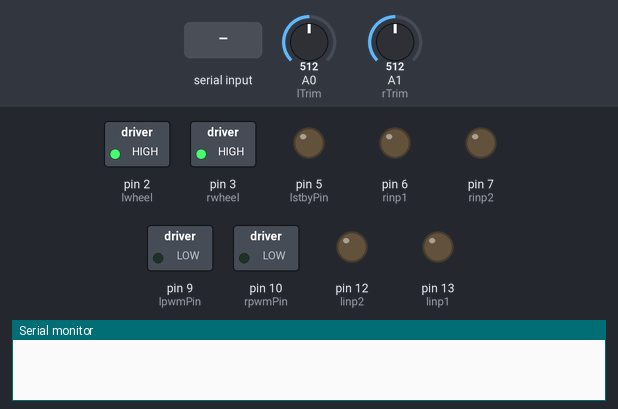
Bench run of a sketch on a simulated Arduino Uno, built with avr-gcc and run on an emulated ATmega328P. Parts: switched loads named in the sketch (green lamp = pin HIGH), output pins drawn as LEDs (lit = HIGH), the last lines printed to the serial monitor. The inputs (shaded band) are chosen by the test bench; at power-on: A0 (lTrim) = 512, A1 (rTrim) = 512. Pins used as bus, display or sensor lines are not drawn.

Above: at 1.2 s.
1.3 s: "f90\n" received over Serial
At 4.1 s:
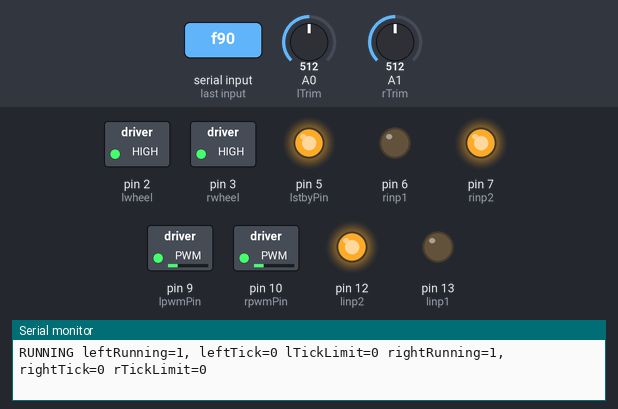
4.3 s: "s\n" received over Serial
At 7.1 s:
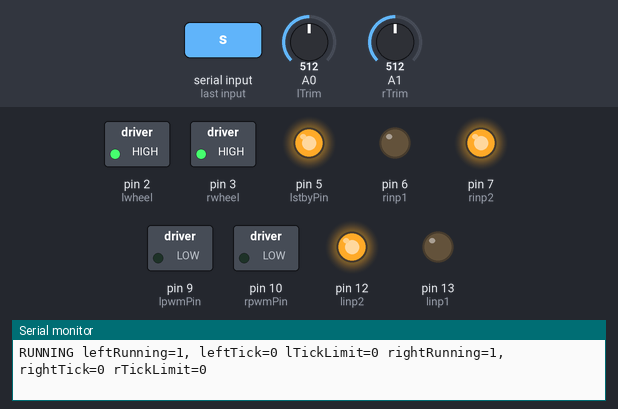
7.3 s: "h\n" received over Serial
At 10.1 s:
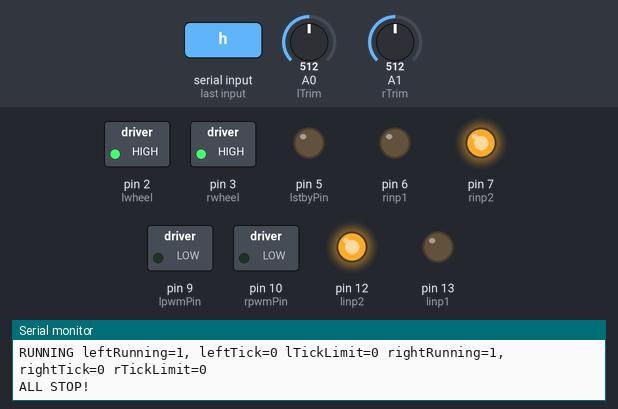
10.3 s: "b90\n" received over Serial
At 12.8 s:
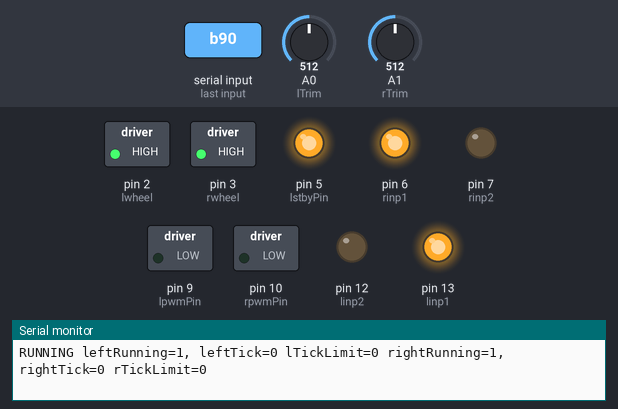
13.3 s: "f,45\n" received over Serial
At 15.41 s:
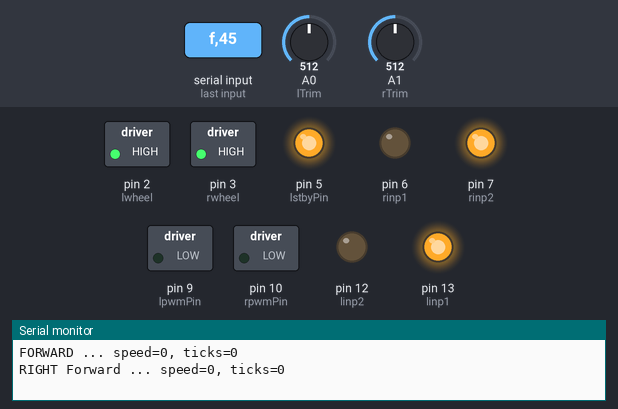
16.3 s: "r90\n" received over Serial
At 19.8 s:
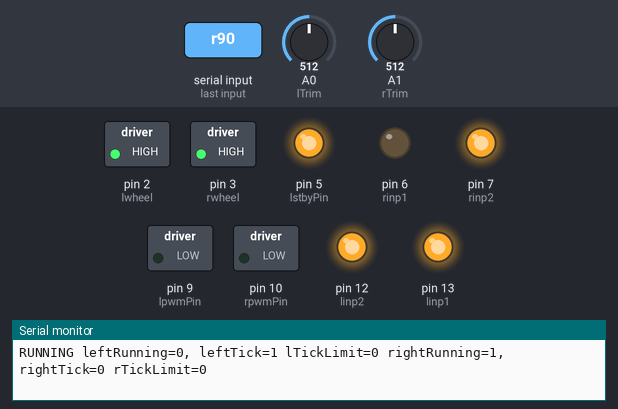
Timing chart, 0 to 20.3 s (numbered marks = the images above; inputs shaded):
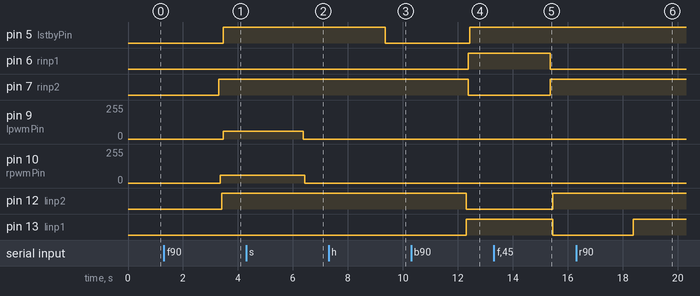

The sketch:

SteeringTest4.ino
```cpp
#define cbi(sfr, bit) (_SFR_BYTE(sfr) &= ~_BV(bit))
#define sbi(sfr, bit) (_SFR_BYTE(sfr) != _BV(bit))

volatile unsigned long leftTick = 0;
volatile unsigned long rightTick = 0;
volatile bool stopLeft = false;
volatile bool stopRight = false;
volatile unsigned long lTickLimit = 0;
volatile unsigned long rTickLimit = 0;


String cmdStr;
String msg = "@ ";
char cmd[5];

int lpwmPin = 9; // PWM ~9
int lstbyPin = 5; // PD5
int linp1 = 13;
int linp2 = 12;
int lwheel = 2;
int lTrim = 0;

int lTrimValue = 0;
int lTare = 0;

int rpwmPin = 10; // PWM ~10
int rstbyPin = 4; // PD4
int rinp1 = 6;
int rinp2 = 7;
int rwheel = 3;
int rTrim = 1;

int rTrimValue = 0;
int rTare = 0;

bool leftRunning = false;
bool rightRunning = false;

int speed = 60;
int lspeed = 60;
int rspeed = 60;

void isr_leftTick();
void isr_rightTick();

void setup() {
  Serial.begin(9600);

  pinMode(lwheel, INPUT);
  digitalWrite(lwheel, HIGH);

  pinMode(rwheel, INPUT);
  digitalWrite(rwheel, HIGH);

  pinMode(lstbyPin, OUTPUT);
  pinMode(linp1, OUTPUT);
  pinMode(linp2, OUTPUT);
  pinMode(lpwmPin, OUTPUT);

  // Right
  pinMode(rstbyPin, OUTPUT);
  pinMode(rinp1, OUTPUT);
  pinMode(rinp2, OUTPUT);
  pinMode(rpwmPin, OUTPUT);

  pinMode(lwheel, OUTPUT);
  pinMode(rwheel, OUTPUT);

  attachInterrupt(digitalPinToInterrupt(lwheel), isr_leftTick, FALLING);
  attachInterrupt(digitalPinToInterrupt(rwheel), isr_rightTick, FALLING);

  leftRunning = false;
  rightRunning  = false;
}


void setSpeed(int wheel, int speed) {
  int calibratedValue = 0;
  if (wheel == lpwmPin) {
      lspeed = speed;
      msg = "Setting RIGHT ";
      calibratedValue = getCalibratedSpeed(lspeed, analogRead(lTrim), lTare);
  } else {
      rspeed = speed;
      msg = "Setting RIGHT ";
      calibratedValue = getCalibratedSpeed(rspeed, analogRead(rTrim), rTare);
  }
  analogWrite(wheel, calibratedValue);
}

int getCalibratedSpeed(int speed, int trimmer, int tare){
  int calibratedValue = 0;
  double cx = 0.0;
      cx = ((trimmer - 512) * -1) + tare;
      cx = cx / 512;
      calibratedValue = speed + (cx * 127);
      calibratedValue = (calibratedValue < 0 ? 0 :  (calibratedValue > 255 ? 255 : calibratedValue));
      msg = msg + "speed=" + speed + ", Calibrated value=" + calibratedValue + ", cx=" + cx;
  Serial.println(msg);
  return calibratedValue;
}


void ysetSpeed(int wheel, int speed) {
  int calibratedValue = 0;
  int cx = 0;

  if (wheel == lpwmPin) {
      lspeed = speed;
      calibratedValue = lspeed;
      msg = "";
      msg = msg + "Setting LEFT speed=" + lspeed + ", Calibrated value=" + calibratedValue;
  } else {
    rspeed = speed; // * 1.25;
      calibratedValue = rspeed;
      msg = "";
      msg = msg + "Setting RIGHT speed=" + rspeed + ", Calibrated value=" + calibratedValue;
  }
  Serial.println(msg);
  analogWrite(wheel, calibratedValue);
}


void forward( int speed, int ticks ) {
  msg = "";
  msg = msg + "FORWARD ... speed=" + speed + ", ticks=" + ticks;
  Serial.println(msg);
  rightWheel(true, speed, ticks);
  leftWheel(true, speed, ticks);
  PORTD |= B00110000;
}

void reverse(int speed, int ticks) {
  msg = "";
  msg = msg + "BACK ... speed=" + speed + ", ticks=" + ticks;
  Serial.println(msg);
  leftWheel(false, speed, ticks);
  rightWheel(false, speed, ticks);
  PORTD |= B00110000;

}

void rightWheel(boolean forward, int speed, int limit) {
  rTickLimit = limit;
  rightTick = 0;
  msg = "";
  if (forward == true) {
    msg = msg + "RIGHT Forward ... speed=" + speed + ", ticks=" + limit;
    Serial.println(msg);
    digitalWrite(rinp1, LOW);
    digitalWrite(rinp2, HIGH);
  } else {
    msg = msg + "LEFT Back ... speed=" + speed + ", ticks=" + limit;
    Serial.println(msg);
    digitalWrite(rinp1, HIGH);
    digitalWrite(rinp2, LOW);
  }
  // digitalWrite(rstbyPin, HIGH);
  setSpeed(rpwmPin, speed);
  rightRunning = true;
  stopRight = false;

}


void leftWheel(boolean forward, int speed, int limit) {
  lTickLimit = limit;
  leftTick = 0;
  msg = "";
  if (forward == true) {
    msg = msg + "LEFT Forward ... speed=" + speed + ", ticks=" + limit;
    Serial.println(msg);
    digitalWrite(linp1, LOW);
    digitalWrite(linp2, HIGH);
  }
  else {
    msg = msg + "RIGHT Back ... speed=" + speed + ", ticks=" + limit;
    Serial.println(msg);
    digitalWrite(linp1, HIGH);
    digitalWrite(linp2, LOW);
  }
  // digitalWrite(lstbyPin, HIGH);
  setSpeed(lpwmPin, speed);
  leftRunning = true;
  stopLeft = false;
}


void allStop() {
  PORTD &= B11001111;
  Serial.println("ALL STOP!");
  // leftStop();
  // rightStop();
  lTickLimit = 0;
  leftTick = 1;
  leftRunning = false;
  rTickLimit = 0;
  rightTick = 1;
  rightRunning = false;
}

void leftStop() {
  msg = "";
  msg = msg + "LEFT STOP! leftRunning=" + leftRunning + ", leftTick=" + leftTick + " lTickLimit=" + lTickLimit +
        " rightRunning=" + rightRunning + ", rightTick=" + rightTick + " rTickLimit=" + rTickLimit;
  Serial.println(msg);
  digitalWrite(linp1, HIGH);
  digitalWrite(linp2, HIGH);
  digitalWrite(lstbyPin, HIGH);
  lTickLimit = 0;
  leftTick = 1;
  leftRunning = false;
}

void rightStop() {
  msg = "";
  msg = msg + "RIGHT STOP! leftRunning=" + leftRunning + ", leftTick=" + leftTick + " lTickLimit=" + lTickLimit +
        " rightRunning=" + rightRunning + ", rightTick=" + rightTick + " rTickLimit=" + rTickLimit;
  Serial.println(msg);
  digitalWrite(rinp1, HIGH);
  digitalWrite(rinp2, HIGH);
  digitalWrite(rstbyPin, HIGH);
  rTickLimit = 0;
  rightTick = 1;
  rightRunning = false;
}


void loop() {
  int newCmd = false;
  int param = 0;
  if (Serial.available() > 0)
  {
    cmdStr = Serial.readStringUntil(' ');
    param = Serial.parseInt();
    cmdStr.toCharArray(cmd, 5);
    newCmd = true;
  }
  if (newCmd) {
    msg = "";
    switch (cmd[0]) {
      case 'f':
        forward(speed, param);
        break;
      case 'b':
        reverse(speed, param);
        break;
      case 'r':
        switch (cmd[1]) {
          case 'b':
            leftStop();
            rightWheel(false, speed, param);
            digitalWrite(rstbyPin, HIGH);
            break;
          case 'c': //Calibrate
            rTare = analogRead(rTrim) -512; // This becomes the new 0.
            msg = "";
            msg = msg + "Centering RIGHT by " + rTare;
            Serial.println(msg);
            break;
          default:
            leftStop();
            rightWheel(true, speed, param);
            digitalWrite(rstbyPin, HIGH);
            break;
        }
        break;
      case 'l':
        switch (cmd[1]) {
          case 'b':
            rightStop();
            leftWheel(false, speed, param);
            digitalWrite(lstbyPin, HIGH);
            break;
          case 'c': //Calibrate
            lTare =  analogRead( lTrim ) - 512; // This becomes the new 0.
            msg = "";
            msg = msg + "Centering LEFT by " + lTare;
            Serial.println(msg);
            break;
          default:
            rightStop();
            leftWheel(true, speed, param);
            digitalWrite(lstbyPin, HIGH);
            break;
        }
        break;
      case 's':
        speed = param;
        Serial.println(msg);
        switch (cmd[1]) {
          case 'l':
            setSpeed(lpwmPin, speed);
            msg = msg + "LEFT Speed " + param + " units";
            break;
          case 'r':
            setSpeed(rpwmPin, speed);
            msg = msg + "RIGHT Speed " + param + " units";
            break;
          default:
            setSpeed(lpwmPin, speed);
            setSpeed(rpwmPin, speed);
            msg = "";
            msg = msg + "Speed " + param + " units";
            break;
        }
        Serial.println(msg);
        break;
      case 'q':
        msg = msg + "DUMP\n=======================" +
              "\nSpeed " + speed +
              "\nleftTick=" + leftTick +
              "\nrightTick=" + rightTick +
              "\nlTickLimit=" + lTickLimit +
              "\nrTickLimit=" + rTickLimit +
              "\nleftRunning=" + leftRunning +
              "\nrightRunning=" + rightRunning +
              "\nlTare=" + lTare +
              "\nrTare=" + rTare +
              "\nlspeed=" + lspeed +
              "\nrspeed=" + rspeed;
        Serial.println(msg);
        break;
      case 'h':
        switch (cmd[1]) {
          case 'l':
            rightStop();
            break;
          case 'r':
            leftStop();
            break;
          default:
            msg = msg + "HALT!";
            allStop();
            break;
        }
        break;
      default:
        msg = msg +  "Command " + cmdStr + " is not yet implemented";
        break;
    }
    newCmd = false;
  }

  if ( leftRunning || rightRunning ) {
    msg = "";
    msg = msg + "RUNNING leftRunning=" + leftRunning + ", leftTick=" + leftTick + " lTickLimit=" + lTickLimit +
          " rightRunning=" + rightRunning + ", rightTick=" + rightTick + " rTickLimit=" + rTickLimit;
    Serial.println(msg);
    if (stopRight && rightRunning ) {
      rightStop();
    }
    if ( stopLeft && leftRunning ) {
      leftStop();
    }
  }
}


void isr_leftTick() {
  ++leftTick;
  stopLeft = leftTick > lTickLimit;
}

void isr_rightTick() {
  ++rightTick;
  stopRight = rightTick > rTickLimit;
}
```

Measured:
- after the input at 1.3 s, pin 5 (lstbyPin): LOW → HIGH after 2.2 s; pin 7 (rinp2): LOW → HIGH after 2.0 s; pin 9 (lpwmPin): 0/255 → 60/255 after 2.2 s; pin 10 (rpwmPin): 0/255 → 60/255 after 2.1 s; pin 12 (linp2): LOW → HIGH after 2.1 s
- after the input at 4.3 s, pin 9 (lpwmPin), pin 10 (rpwmPin): 60/255 → 0/255 after 2.1 s
- after the input at 7.3 s, pin 5 (lstbyPin): HIGH → LOW after 2.1 s
- after the input at 10.3 s, pin 5 (lstbyPin), pin 6 (rinp1): LOW → HIGH after 2.1 s; pin 7 (rinp2): HIGH → LOW after 2.1 s; pin 12 (linp2): HIGH → LOW after 2.0 s; pin 13 (linp1): LOW → HIGH after 2.0 s
- after the input at 13.3 s, pin 6 (rinp1): HIGH → LOW after 2.1 s; pin 7 (rinp2): LOW → HIGH after 2.1 s; pin 12 (linp2): LOW → HIGH after 2.2 s; pin 13 (linp1): HIGH → LOW after 2.2 s
- after the input at 16.3 s, pin 13 (linp1): LOW → HIGH after 2.1 s
